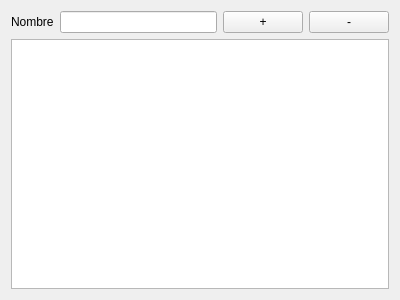
<?xml version="1.0" encoding="UTF-8"?>
<ui version="4.0">
 <class>UsersManager</class>
 <widget class="QDialog" name="UsersManager">
  <property name="geometry">
   <rect>
    <x>0</x>
    <y>0</y>
    <width>400</width>
    <height>300</height>
   </rect>
  </property>
  <property name="windowTitle">
   <string>Gestor de perfiles</string>
  </property>
  <layout class="QVBoxLayout" name="verticalLayout">
   <item>
    <layout class="QHBoxLayout" name="horizontalLayout_2">
     <item>
      <widget class="QLabel" name="label">
       <property name="text">
        <string>Nombre</string>
       </property>
      </widget>
     </item>
     <item>
      <widget class="QLineEdit" name="userName"/>
     </item>
     <item>
      <widget class="QPushButton" name="addBtn">
       <property name="sizePolicy">
        <sizepolicy hsizetype="Maximum" vsizetype="Fixed">
         <horstretch>0</horstretch>
         <verstretch>0</verstretch>
        </sizepolicy>
       </property>
       <property name="text">
        <string>+</string>
       </property>
       <property name="autoDefault">
        <bool>false</bool>
       </property>
      </widget>
     </item>
     <item>
      <widget class="QPushButton" name="deleteBtn">
       <property name="text">
        <string>-</string>
       </property>
       <property name="autoDefault">
        <bool>false</bool>
       </property>
      </widget>
     </item>
    </layout>
   </item>
   <item>
    <widget class="QListWidget" name="usersList"/>
   </item>
  </layout>
 </widget>
 <resources/>
 <connections/>
</ui>
